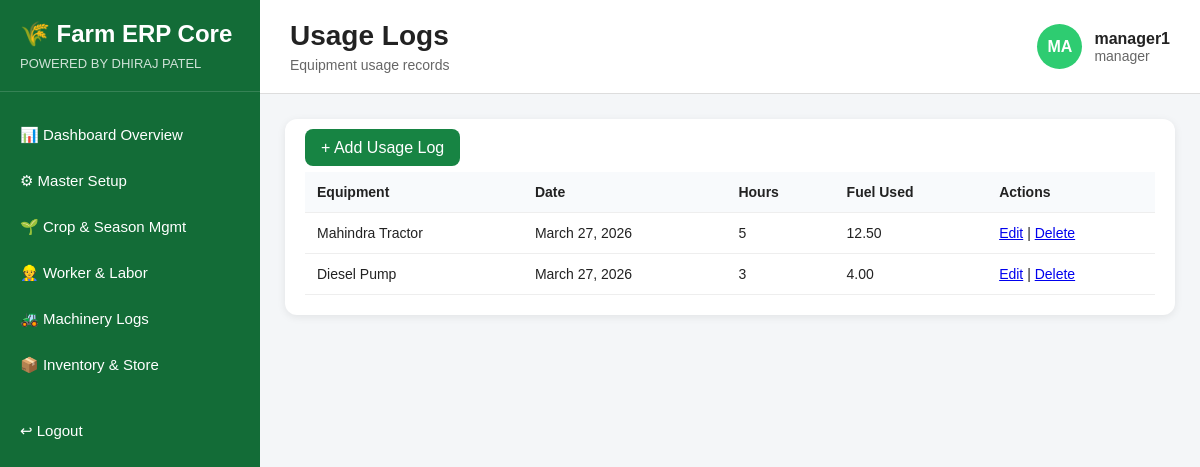
Page /machinery/usage/ (signed in) on the committed database.
### accounts/models.py (models this page shows, shortened)
class User(AbstractUser):
    ROLE_CHOICES = (
        ('admin', 'Admin'),
        ('manager', 'Manager'),
        ('supervisor', 'Supervisor'),
        ('storekeeper', 'Storekeeper'),
        ('accountant', 'Accountant'),
        ('sales', 'Sales'),
        ('field_staff', 'Field Staff'),
    )
    role = models.CharField(max_length=20, choices=ROLE_CHOICES, default='field_staff')
    phone = models.CharField(max_length=15, blank=True, null=True)

### machinery/models.py (models this page shows, shortened)
class UsageLog(models.Model):
    equipment = models.ForeignKey(Equipment, on_delete=models.CASCADE)
    date = models.DateField()
    hours = models.IntegerField()
    fuel_used = models.DecimalField(max_digits=6, decimal_places=2)

class Equipment(models.Model):
    name = models.CharField(max_length=100)
    type = models.CharField(max_length=50)
    number = models.CharField(max_length=50)

### machinery/views.py (the view)
# urls.py: path('usage/', views.usage_list, name='usage_list'),
@role_required(['admin', 'manager'])
def usage_list(request):
    usages = UsageLog.objects.all()
    return render(request, 'machinery/usage_list.html', {'usages': usages})

### templates/machinery/usage_list.html (shortened to what this page needs)
{% extends 'base/erp_base.html' %}
{% block page_title %}Usage Logs{% endblock %}
{% block page_subtitle %}Equipment usage records{% endblock %}
{% block content %}
<div class="section-box">
    <div style="margin-bottom:15px;">
        <a href="{% url 'add_usage' %}" style="padding:10px 16px; background:#178443; color:white; text-decoration:none; border-radius:8px;">+ Add Usage Log</a>
    </div>
    <table>
        <tr>
            <th>Equipment</th>
            <th>Date</th>
            <th>Hours</th>
            <th>Fuel Used</th>
            <th>Actions</th>
        </tr>
        {% for item in usages %}
        <tr>
            <td>{{ item.equipment.name }}</td>
            <td>{{ item.date }}</td>
            <td>{{ item.hours }}</td>
            <td>{{ item.fuel_used }}</td>
            <td>
                <a href="{% url 'edit_usage' item.id %}">Edit</a> |
                <a href="{% url 'delete_usage' item.id %}">Delete</a>
            </td>
        </tr>
        {% endfor %}
    </table>
</div>
{% endblock %}

### templates/base/erp_base.html (shortened to what this page needs)
{% load static %}
<!DOCTYPE html>
<html lang="en">
<head>
    <link rel="stylesheet" href="{% static 'css/dashboard.css' %}">
</head>
<body>
    <div class="erp-container">
        <aside class="sidebar">
            <div class="sidebar-brand">
                <h2>🌾 Farm ERP Core</h2>
                <p>POWERED BY DHIRAJ PATEL</p>
            </div>
            <nav class="sidebar-menu">
                {% if request.user.role == 'manager' %}
                    <a href="{% url 'manager_dashboard' %}" class="menu-item">📊 Dashboard Overview</a>
                    <a href="{% url 'master_dashboard' %}" class="menu-item">⚙ Master Setup</a>
                    <a href="{% url 'crop_season_dashboard' %}" class="menu-item">🌱 Crop &amp; Season Mgmt</a>
                    <a href="{% url 'labor_dashboard' %}" class="menu-item">👷 Worker &amp; Labor</a>
                    <a href="{% url 'machinery_dashboard' %}" class="menu-item">🚜 Machinery Logs</a>
                    <a href="{% url 'inventory_dashboard' %}" class="menu-item">📦 Inventory &amp; Store</a>
                {% endif %}
                <a href="{% url 'logout' %}" class="menu-item logout-btn">↩ Logout</a>
            </nav>
        </aside>
        <main class="main-content">
            <header class="topbar">
                <div>
                    <h1>{% block page_title %}Dashboard{% endblock %}</h1>
                    <p>{% block page_subtitle %}Farm ERP Overview{% endblock %}</p>
                </div>
                <div class="topbar-user">
                    <div class="user-circle">
                        {{ request.user.username|slice:":2"|upper }}
                    </div>
                    <div>
                        <h4>{{ request.user.username }}</h4>
                        <p>{{ request.user.role }}</p>
                    </div>
                </div>
            </header>
            <section class="content-area">
                {% block content %}{% endblock %}
            </section>
        </main>
    </div>
</body>
</html>

### static/css/dashboard.css (style rules this page uses)
* { margin: 0; padding: 0; box-sizing: border-box; }
body { font-family: Arial, sans-serif; background-color: #f4f6f8; color: #222; }
.erp-container { display: flex; min-height: 100vh; }
.sidebar { width: 260px; background: #136c37; color: white; padding: 20px 0; display: flex; flex-direction: column; }
.sidebar-brand { padding: 0 20px 20px; border-bottom: 1px solid rgba(255,255,255,0.15); }
.sidebar-brand h2 { font-size: 24px; margin-bottom: 8px; }
.sidebar-brand p { font-size: 13px; opacity: 0.8; }
.sidebar-menu { margin-top: 20px; display: flex; flex-direction: column; }
.menu-item { color: white; text-decoration: none; padding: 14px 20px; font-size: 15px; transition: 0.3s; }
.logout-btn { margin-top: 20px; }
.main-content { flex: 1; display: flex; flex-direction: column; }
.topbar { background: white; padding: 20px 30px; display: flex; justify-content: space-between; align-items: center; border-bottom: 1px solid #ddd; }
.topbar h1 { font-size: 28px; margin-bottom: 5px; }
.topbar p { color: #666; font-size: 14px; }
.topbar-user { display: flex; align-items: center; gap: 12px; }
.user-circle { width: 45px; height: 45px; background: #2ecc71; color: white; border-radius: 50%; display: flex; align-items: center; justify-content: center; font-weight: bold; text-transform: uppercase; }
.content-area { padding: 25px; }
.section-box { background: white; border-radius: 12px; padding: 20px; box-shadow: 0 2px 8px rgba(0,0,0,0.08); margin-bottom: 20px; }
table { width: 100%; border-collapse: collapse; }
table th, table td { text-align: left; padding: 12px; border-bottom: 1px solid #eee; font-size: 14px; }
table th { background-color: #f8fafc; font-weight: bold; }

### rows in the picture
User: user.username "MA", user.username "manager1", user.role "manager"
UsageLog: equipment.name "Mahindra Tractor", date "March 27, 2026", hours "5", fuel_used "12.50"
UsageLog: equipment.name "Diesel Pump", date "March 27, 2026", hours "3", fuel_used "4.00"
